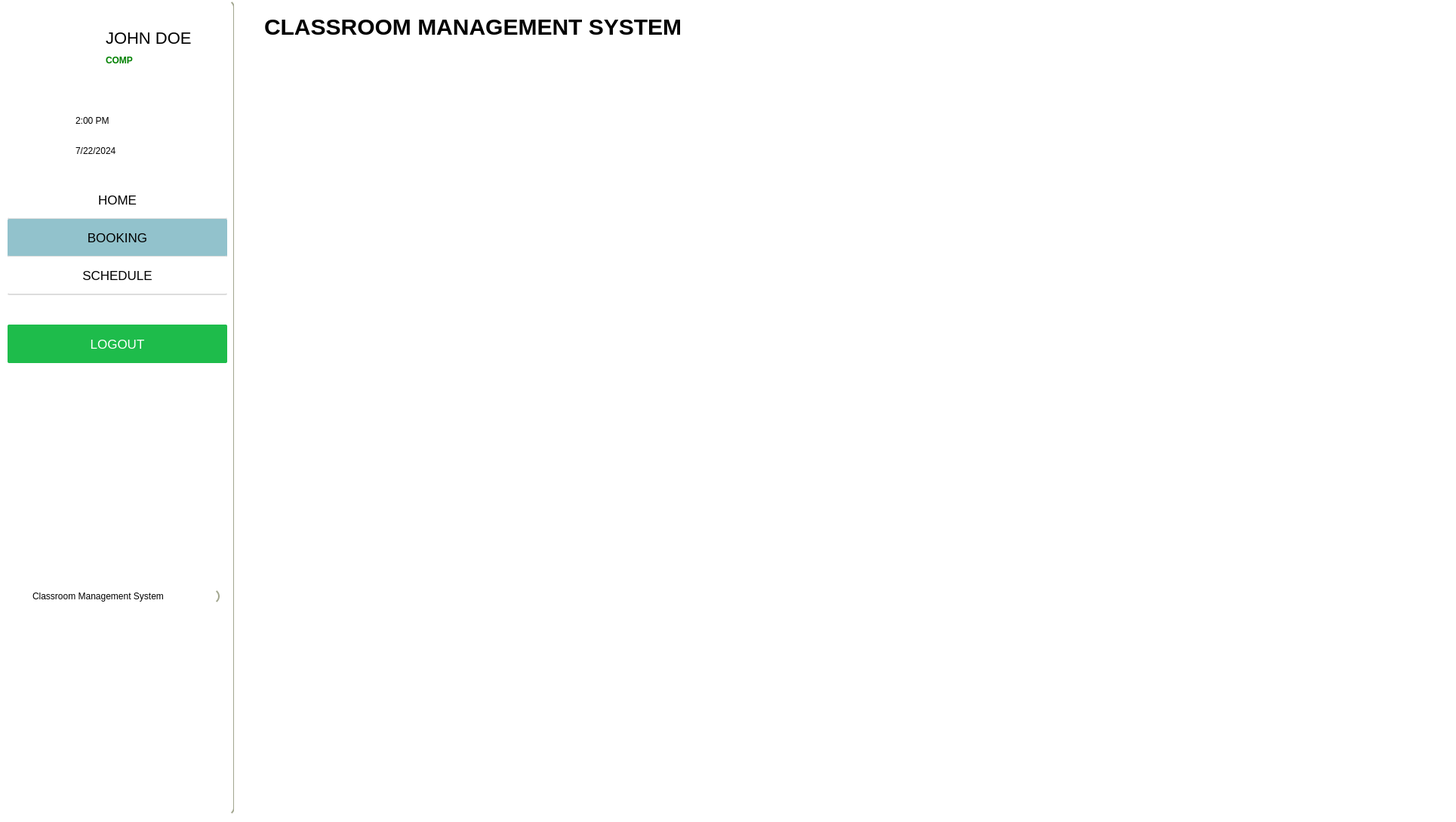
      <widget class="QWidget" name="booking_page">
       <property name="styleSheet">
        <string notr="true">QWidget{
	background-color:white;
}</string>
       </property>
       <widget class="QFrame" name="frame_3">
        <property name="geometry">
         <rect>
          <x>0</x>
          <y>0</y>
          <width>1920</width>
          <height>1080</height>
         </rect>
        </property>
        <property name="styleSheet">
         <string notr="true">
background-color:white;
border:none;</string>
        </property>
        <property name="frameShape">
         <enum>QFrame::StyledPanel</enum>
        </property>
        <property name="frameShadow">
         <enum>QFrame::Raised</enum>
        </property>
        <widget class="QFrame" name="sidebar_5">
         <property name="geometry">
          <rect>
           <x>0</x>
           <y>0</y>
           <width>311</width>
           <height>1080</height>
          </rect>
         </property>
         <property name="minimumSize">
          <size>
           <width>0</width>
           <height>0</height>
          </size>
         </property>
         <property name="styleSheet">
          <string notr="true">
background-color:white;
border:2.2px solid  rgb(162, 166, 143);
border-top:10px;
border-left:10px;
border-bottom:10px;
border-radius:10px;

</string>
         </property>
         <property name="frameShape">
          <enum>QFrame::StyledPanel</enum>
         </property>
         <property name="frameShadow">
          <enum>QFrame::Raised</enum>
         </property>
         <widget class="QFrame" name="frame_9">
          <property name="geometry">
           <rect>
            <x>10</x>
            <y>10</y>
            <width>291</width>
            <height>121</height>
           </rect>
          </property>
          <property name="styleSheet">
           <string notr="true">border:none;</string>
          </property>
          <property name="frameShape">
           <enum>QFrame::StyledPanel</enum>
          </property>
          <property name="frameShadow">
           <enum>QFrame::Raised</enum>
          </property>
          <widget class="QLabel" name="username_2">
           <property name="geometry">
            <rect>
             <x>130</x>
             <y>30</y>
             <width>151</width>
             <height>20</height>
            </rect>
           </property>
           <property name="styleSheet">
            <string notr="true">color:rgb(0, 0, 0);
font-size:22px;</string>
           </property>
           <property name="text">
            <string>JOHN DOE</string>
           </property>
          </widget>
          <widget class="QLabel" name="department_2">
           <property name="geometry">
            <rect>
             <x>130</x>
             <y>60</y>
             <width>141</width>
             <height>20</height>
            </rect>
           </property>
           <property name="styleSheet">
            <string notr="true">color:green;
font-weight:bold;</string>
           </property>
           <property name="text">
            <string>COMP</string>
           </property>
          </widget>
          <widget class="QLabel" name="label_26">
           <property name="geometry">
            <rect>
             <x>30</x>
             <y>0</y>
             <width>91</width>
             <height>91</height>
            </rect>
           </property>
           <property name="styleSheet">
            <string notr="true">
background-image: url(:/resource/assets/Cms.png);
</string>
           </property>
           <property name="text">
            <string/>
           </property>
           <property name="pixmap">
            <pixmap resource="resources.qrc">:/resource/assets/Cms.png</pixmap>
           </property>
           <property name="scaledContents">
            <bool>true</bool>
           </property>
          </widget>
         </widget>
         <widget class="QFrame" name="dynamic_time_3">
          <property name="geometry">
           <rect>
            <x>10</x>
            <y>130</y>
            <width>291</width>
            <height>121</height>
           </rect>
          </property>
          <property name="styleSheet">
           <string notr="true">border:none;</string>
          </property>
          <property name="frameShape">
           <enum>QFrame::StyledPanel</enum>
          </property>
          <property name="frameShadow">
           <enum>QFrame::Raised</enum>
          </property>
          <widget class="QLabel" name="time_4">
           <property name="geometry">
            <rect>
             <x>90</x>
             <y>20</y>
             <width>141</width>
             <height>20</height>
            </rect>
           </property>
           <property name="styleSheet">
            <string notr="true">QLabel{
color:black;
font-size:17px;
};</string>
           </property>
           <property name="text">
            <string>2:00 PM</string>
           </property>
          </widget>
          <widget class="QLabel" name="time_icon_3">
           <property name="geometry">
            <rect>
             <x>50</x>
             <y>20</y>
             <width>21</width>
             <height>21</height>
            </rect>
           </property>
           <property name="text">
            <string/>
           </property>
           <property name="pixmap">
            <pixmap resource="resources.qrc">:/resource/assets/clock.png</pixmap>
           </property>
           <property name="scaledContents">
            <bool>true</bool>
           </property>
          </widget>
          <widget class="QLabel" name="date_5">
           <property name="geometry">
            <rect>
             <x>90</x>
             <y>60</y>
             <width>141</width>
             <height>20</height>
            </rect>
           </property>
           <property name="styleSheet">
            <string notr="true">QLabel{
color:black;
font-size:17px;
};</string>
           </property>
           <property name="text">
            <string>7/22/2024</string>
           </property>
          </widget>
          <widget class="QLabel" name="date_icon_3">
           <property name="geometry">
            <rect>
             <x>50</x>
             <y>60</y>
             <width>21</width>
             <height>21</height>
            </rect>
           </property>
           <property name="text">
            <string/>
           </property>
           <property name="pixmap">
            <pixmap resource="resources.qrc">:/resource/assets/calendar.png</pixmap>
           </property>
           <property name="scaledContents">
            <bool>true</bool>
           </property>
          </widget>
         </widget>
         <widget class="QFrame" name="navigation_3">
          <property name="geometry">
           <rect>
            <x>10</x>
            <y>240</y>
            <width>291</width>
            <height>191</height>
           </rect>
          </property>
          <property name="styleSheet">
           <string notr="true">border:none;</string>
          </property>
          <property name="frameShape">
           <enum>QFrame::StyledPanel</enum>
          </property>
          <property name="frameShadow">
           <enum>QFrame::Raised</enum>
          </property>
          <widget class="QPushButton" name="home_2">
           <property name="geometry">
            <rect>
             <x>0</x>
             <y>0</y>
             <width>291</width>
             <height>51</height>
            </rect>
           </property>
           <property name="styleSheet">
            <string notr="true">QPushButton {
  
    font-size: 17px;
    color: black;
    border: none;
border-radius:2px;
    border-bottom: 2px solid rgb(221, 221, 221); /* Adds a bottom border */
}

QPushButton:hover {
    background-color: grey;
    color: white;
}
</string>
           </property>
           <property name="text">
            <string>HOME</string>
           </property>
          </widget>
          <widget class="QPushButton" name="booking_2">
           <property name="geometry">
            <rect>
             <x>0</x>
             <y>50</y>
             <width>291</width>
             <height>51</height>
            </rect>
           </property>
           <property name="styleSheet">
            <string notr="true">QPushButton {
  background-color: rgb(146,194,204);
    font-size: 17px;
    color: black;
    border: none;
border-radius:2px;
    border-bottom: 2px solid rgb(221, 221, 221); /* Adds a bottom border */
}

QPushButton:hover {
    background-color: grey;
    color: white;
}
</string>
           </property>
           <property name="text">
            <string>BOOKING</string>
           </property>
          </widget>
          <widget class="QPushButton" name="schedule_2">
           <property name="geometry">
            <rect>
             <x>0</x>
             <y>100</y>
             <width>291</width>
             <height>51</height>
            </rect>
           </property>
           <property name="styleSheet">
            <string notr="true">QPushButton {
    background-color: white;
    font-size: 17px;
    color: black;
    border: none;
border-radius:2px;
    border-bottom: 2px solid rgb(221, 221, 221); /* Adds a bottom border */
}

QPushButton:hover {
    background-color: grey;
    color: white;
}
</string>
           </property>
           <property name="text">
            <string>SCHEDULE</string>
           </property>
          </widget>
         </widget>
         <widget class="QFrame" name="log_3">
          <property name="geometry">
           <rect>
            <x>10</x>
            <y>430</y>
            <width>291</width>
            <height>191</height>
           </rect>
          </property>
          <property name="styleSheet">
           <string notr="true">border:none;</string>
          </property>
          <property name="frameShape">
           <enum>QFrame::StyledPanel</enum>
          </property>
          <property name="frameShadow">
           <enum>QFrame::Raised</enum>
          </property>
          <widget class="QPushButton" name="logout_button_2">
           <property name="geometry">
            <rect>
             <x>0</x>
             <y>0</y>
             <width>291</width>
             <height>51</height>
            </rect>
           </property>
           <property name="styleSheet">
            <string notr="true">

QPushButton {
background-color: rgb(30, 188, 75);
color:white;
border-radius:2px;
font-size:17px;
        }



QPushButton:hover {
          background-color: #0fa191;
			color:white;
        }</string>
           </property>
           <property name="text">
            <string>LOGOUT</string>
           </property>
          </widget>
         </widget>
         <widget class="QLabel" name="index">
          <property name="geometry">
           <rect>
            <x>40</x>
            <y>780</y>
            <width>251</width>
            <height>20</height>
           </rect>
          </property>
          <property name="styleSheet">
           <string notr="true">color: rgb(0, 0, 0);</string>
          </property>
          <property name="text">
           <string>Classroom Management System</string>
          </property>
         </widget>
        </widget>
        <widget class="QFrame" name="main_content_3">
         <property name="geometry">
          <rect>
           <x>310</x>
           <y>0</y>
           <width>1591</width>
           <height>1080</height>
          </rect>
         </property>
         <property name="minimumSize">
          <size>
           <width>1541</width>
           <height>0</height>
          </size>
         </property>
         <property name="styleSheet">
          <string notr="true">
QFrame{
border-left:2px;

}</string>
         </property>
         <property name="frameShape">
          <enum>QFrame::StyledPanel</enum>
         </property>
         <property name="frameShadow">
          <enum>QFrame::Raised</enum>
         </property>
         <widget class="QFrame" name="header_4">
          <property name="geometry">
           <rect>
            <x>0</x>
            <y>10</y>
            <width>1581</width>
            <height>51</height>
           </rect>
          </property>
          <property name="frameShape">
           <enum>QFrame::StyledPanel</enum>
          </property>
          <property name="frameShadow">
           <enum>QFrame::Raised</enum>
          </property>
          <widget class="QLabel" name="label_28">
           <property name="geometry">
            <rect>
             <x>40</x>
             <y>0</y>
             <width>1161</width>
             <height>51</height>
            </rect>
           </property>
           <property name="styleSheet">
            <string notr="true">font-size:30px;
color:black;
font-weight:bold;</string>
           </property>
           <property name="text">
            <string>CLASSROOM MANAGEMENT SYSTEM</string>
           </property>
          </widget>
         </widget>
        </widget>
       </widget>
      </widget>
